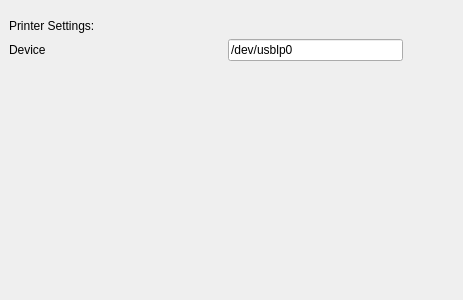
<?xml version="1.0" encoding="UTF-8"?>
<ui version="4.0">
 <class>Dialog</class>
 <widget class="QDialog" name="Dialog">
  <property name="geometry">
   <rect>
    <x>0</x>
    <y>0</y>
    <width>463</width>
    <height>300</height>
   </rect>
  </property>
  <property name="windowTitle">
   <string>Printer Settings Tab</string>
  </property>
  <widget class="QWidget" name="verticalLayoutWidget">
   <property name="geometry">
    <rect>
     <x>9</x>
     <y>19</y>
     <width>394</width>
     <height>271</height>
    </rect>
   </property>
   <layout class="QVBoxLayout" name="mainLayout">
    <item>
     <widget class="QLabel" name="label_3">
      <property name="text">
       <string>Printer Settings:</string>
      </property>
     </widget>
    </item>
    <item>
     <layout class="QHBoxLayout" name="horizontalLayout">
      <item>
       <widget class="QLabel" name="label">
        <property name="text">
         <string>Device</string>
        </property>
       </widget>
      </item>
      <item>
       <spacer name="horizontalSpacer">
        <property name="orientation">
         <enum>Qt::Horizontal</enum>
        </property>
        <property name="sizeHint" stdset="0">
         <size>
          <width>40</width>
          <height>20</height>
         </size>
        </property>
       </spacer>
      </item>
      <item>
       <widget class="QLineEdit" name="device_file">
        <property name="text">
         <string>/dev/usblp0</string>
        </property>
       </widget>
      </item>
     </layout>
    </item>
    <item>
     <spacer name="verticalSpacer">
      <property name="orientation">
       <enum>Qt::Vertical</enum>
      </property>
      <property name="sizeHint" stdset="0">
       <size>
        <width>20</width>
        <height>40</height>
       </size>
      </property>
     </spacer>
    </item>
   </layout>
  </widget>
 </widget>
 <resources/>
 <connections/>
</ui>
